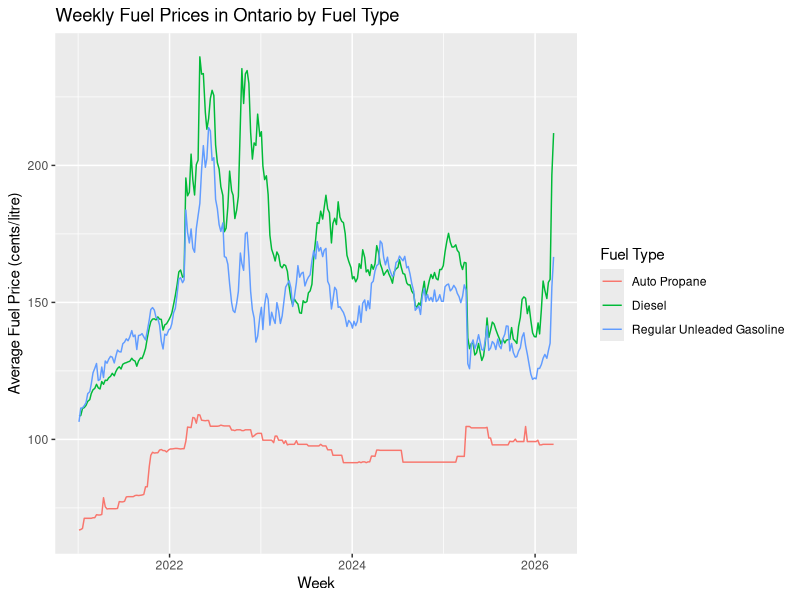
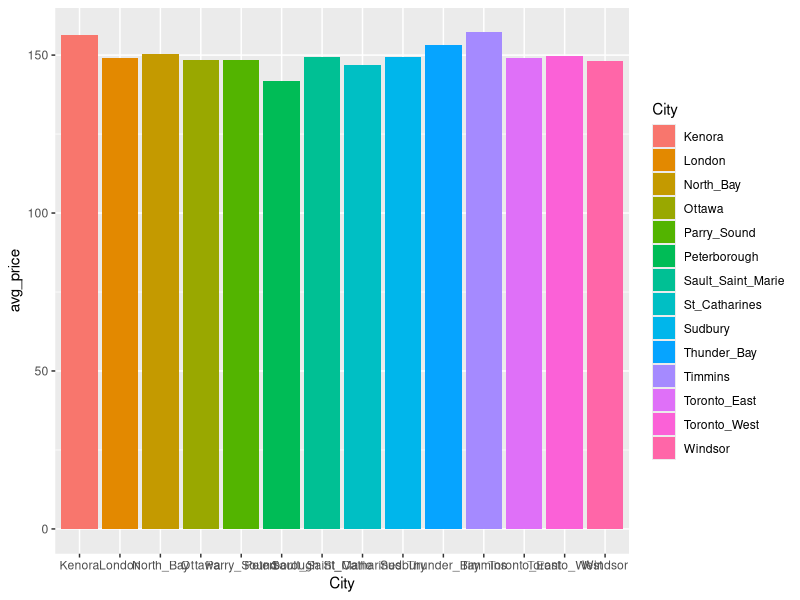
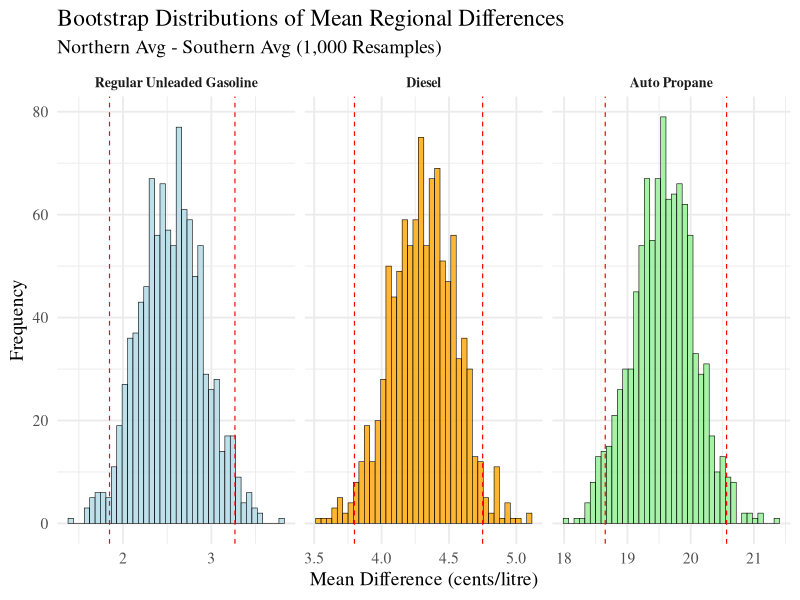

Here is the R script that generated these plots, in order: (Note: this script raises an error after producing the figures.)
## ---- chunk 1
knitr::opts_chunk$set(echo = TRUE)
## ---- chunk 2
library(tidyverse)
library(dplyr)
library(lubridate)
library(knitr)
library(ggplot2)
## ---- chunk 3
raw_data = read.csv("data/fueltypesall.csv")
## ---- chunk 4
d = raw_data %>%
  rename(
    Toronto_West = Toronto.West.Ouest,
    Toronto_East = Toronto.East.Est,
    St_Catharines = St..Catharine.s,
    Sault_Saint_Marie = Sault.Saint.Marie,
    Thunder_Bay = Thunder.Bay,
    North_Bay = North.Bay,
    Parry_Sound = Parry.Sound,
    Ontario_Average = Ontario.Average.Moyenne.provinciale,
    Southern_Ontario_Average = Southern.Average.Moyenne.du.sud.de.l.Ontario,
    Northern_Ontario_Average = Northern.Average.Moyenne.du.nord.de.l.Ontario,
    Fuel_Type = Fuel.Type
  )
## ---- chunk 5
old_cols = names(raw_data)
new_cols = names(d)

names_comparison = data.frame(
  Before = old_cols,
  After = new_cols,
  stringsAsFactors = FALSE 
)

library(knitr)
kable(names_comparison, caption = "Old Column Names vs. New Column Names")
## ---- chunk 6
d = d %>% 
  select(!Type.de.carburant)
## ---- chunk 7
d = d %>%
  mutate(across(where(is.numeric), ~ na_if(., 0)))
## ---- chunk 8
d = d %>%
  mutate(Date = as.Date(Date))
## ---- chunk 9
d = d %>%
  filter(Date >= as.Date("2021-01-01"))
## ---- chunk 10
regular_gas_data = d %>%
  filter(Fuel_Type == "Regular Unleaded Gasoline") %>%
  select(!Fuel_Type)

diesel_data = d %>%
  filter(Fuel_Type == "Diesel") %>%
  select(!Fuel_Type)

auto_propane_data = d %>%
  filter(Fuel_Type == "Auto Propane") %>%
  select(!Fuel_Type)
## ---- chunk 11
glimpse(auto_propane_data)
## ---- chunk 12
regular_gas_data_reg = regular_gas_data %>%
  select(Date, Ottawa, Windsor, London, Peterborough, Sudbury, North_Bay, Parry_Sound, Sault_Saint_Marie, St_Catharines, Thunder_Bay, Toronto_East, Toronto_West, Timmins, Kenora) %>%
  pivot_longer(cols = -Date, names_to = "City", values_to = "Price") %>%
  drop_na() %>%
  mutate(Time_Index = as.numeric(Date - min(Date)))

diesel_data_reg = diesel_data %>%
  select(Date, Ottawa, Windsor, London, Peterborough, Sudbury, North_Bay, Parry_Sound, 
         Sault_Saint_Marie, St_Catharines, Thunder_Bay, Toronto_East, Toronto_West, 
         Timmins, Kenora) %>%
  pivot_longer(cols = -Date, names_to = "City", values_to = "Price") %>%
  drop_na() %>%
  mutate(Time_Index = as.numeric(Date - min(Date)))

auto_propane_data_reg = auto_propane_data %>%
  select(Date, Ottawa, Windsor, London, Thunder_Bay, Toronto_East, Toronto_West, 
         Kenora) %>%
  pivot_longer(cols = -Date, names_to = "City", values_to = "Price") %>%
  drop_na() %>%
  mutate(Time_Index = as.numeric(Date - min(Date)))
## ---- chunk 13
glimpse(auto_propane_data)
## ---- chunk 14
d %>% 
  filter(Fuel_Type %in% c("Regular Unleaded Gasoline", "Diesel", "Auto Propane")) %>%
  ggplot(aes(x = Date, y = Ontario_Average, color = Fuel_Type)) + 
  geom_line() +
  labs(
    title = "Weekly Fuel Prices in Ontario by Fuel Type",
    x = "Week",
    y = "Average Fuel Price (cents/litre)",
    color = "Fuel Type")
## ---- chunk 15
regular_gas_data_reg %>%
  group_by(City) %>%
  summarise(avg_price = mean(Price, na.rm = TRUE)) %>%
  ggplot(aes(x = City, y = avg_price, fill = City)) +
  geom_col()
## ---- chunk 16
# REGULAR GASOLINE
regional_compare_gas = regular_gas_data %>%
  filter(Date >= as.Date("2021-01-01")) %>%
  select(Date, Northern_Ontario_Average, Southern_Ontario_Average) %>%
  drop_na() %>%
  mutate(Reg_Diff = Northern_Ontario_Average - Southern_Ontario_Average)

t_test_gas = t.test(regional_compare_gas$Northern_Ontario_Average, 
                    regional_compare_gas$Southern_Ontario_Average,
                    paired = TRUE)
mean_diff_gas = t_test_gas$estimate
ci_lower_gas = t_test_gas$conf.int[1]
ci_upper_gas = t_test_gas$conf.int[2]
p_val_gas = t_test_gas$p.value

# DIESEL
regional_compare_diesel = diesel_data %>%
  filter(Date >= as.Date("2021-01-01")) %>%
  select(Date, Northern_Ontario_Average, Southern_Ontario_Average) %>%
  drop_na() %>%
  mutate(Reg_Diff = Northern_Ontario_Average - Southern_Ontario_Average)

t_test_diesel = t.test(regional_compare_diesel$Northern_Ontario_Average,
                       regional_compare_diesel$Southern_Ontario_Average,
                       paired = TRUE)
mean_diff_diesel = t_test_diesel$estimate
ci_lower_diesel = t_test_diesel$conf.int[1]
ci_upper_diesel = t_test_diesel$conf.int[2]
p_val_diesel = t_test_diesel$p.value

# AUTO PROPANE
regional_compare_propane = auto_propane_data %>%
  filter(Date >= as.Date("2021-01-01")) %>%
  select(Date, Northern_Ontario_Average, Southern_Ontario_Average) %>%
  drop_na() %>%
  mutate(Reg_Diff = Northern_Ontario_Average - Southern_Ontario_Average)

t_test_propane = t.test(regional_compare_propane$Northern_Ontario_Average,
                        regional_compare_propane$Southern_Ontario_Average,
                        paired = TRUE)
mean_diff_propane = t_test_propane$estimate
ci_lower_propane = t_test_propane$conf.int[1]
ci_upper_propane = t_test_propane$conf.int[2]
p_val_propane = t_test_propane$p.value
## ---- chunk 17
# Create a dataframe to store the results
summary_table = data.frame(
  "Fuel Type" = c(
    "Regular Unleaded Gasoline", 
    "Diesel", 
    "Auto Propane"
  ),
  "Mean Difference (cents/litre)" = c(
    round(mean_diff_gas, 2), 
    round(mean_diff_diesel, 2),
    round(mean_diff_propane, 2)
  ),
  "95% Confidence Interval" = c(
    paste0("(", round(ci_lower_gas, 2), ", ", round(ci_upper_gas, 2), ")"),
    paste0("(", round(ci_lower_diesel, 2), ", ", round(ci_upper_diesel, 2),
           ")"),
    paste0("(", round(ci_lower_propane, 2), ", ", round(ci_upper_propane, 2),
           ")")
  ),
  check.names = FALSE # This prevents R from putting periods in the column names
)

# Use kable to print a perfectly formatted table
kable(summary_table, 
      caption = "Average Price Differences: Northern vs. Southern Ontario",
      align = c("c", "c", "c"))
## ---- chunk 18
# Create a dataframe for the Hypothesis Testing results
ht_table = data.frame(
  "Fuel Type" = c(
    "Regular Unleaded Gasoline", 
    "Diesel", 
    "Auto Propane"
  ),
  "p-value" = c(
    format.pval(p_val_gas, digits = 3, eps = 0.001),
    format.pval(p_val_diesel, digits = 3, eps = 0.001),
    format.pval(p_val_propane, digits = 3, eps = 0.001)
  ),
  check.names = FALSE
)

# Print the table using kable
kable(ht_table, 
      caption = "Paired T-Test Results: Regional Price Differences",
      align = c("l", "c", "c"))
## ---- chunk 19
set.seed(57)  # Set a seed for exact reproducibility
B = 1000      # Number of bootstrap iterations

# Create a custom function using the tidyverse method taught in class
get_boot_ci = function(df) {
  
  # Define the single bootstrap step as taught in lecture
  boot_function = function() {
    # Resample the dataframe 
    boot_data = df %>% slice_sample(n = nrow(df), replace = TRUE)
    
    # Calculate the mean difference
    boot_mean = boot_data %>% summarize(cal.s = mean(Reg_Diff, na.rm = TRUE))
    
    # Extract the value
    return(boot_mean[1,1])
  }
  
  # Replicate the process B times
  boot_means = replicate(B, boot_function())
  
  # Extract the 2.5% and 97.5% percentiles for the 95% CI
  ci = quantile(boot_means, probs = c(0.025, 0.975))
  return(c(lower = ci[1], upper = ci[2]))
}

# Apply the function to all three fuel types using the dataframes we made in 
# Section 5
boot_gas = get_boot_ci(regional_compare_gas)
boot_diesel = get_boot_ci(regional_compare_diesel)
boot_propane = get_boot_ci(regional_compare_propane)
## ---- chunk 20
boot_table = data.frame(
  "Fuel Type" = c("Regular Unleaded Gasoline", "Diesel", "Auto Propane"),
  "Classical 95% CI (T-Test)" = c(
    paste0("(", round(ci_lower_gas, 2), ", ", round(ci_upper_gas, 2), ")"),
    paste0("(", round(ci_lower_diesel, 2), ", ", 
           round(ci_upper_diesel, 2), ")"),
    paste0("(", round(ci_lower_propane, 2), ", ", 
           round(ci_upper_propane, 2), ")")
  ),
  "Bootstrap 95% CI" = c(
    paste0("(", round(boot_gas["lower.2.5%"], 2), ", ",
           round(boot_gas["upper.97.5%"], 2), ")"),
    paste0("(", round(boot_diesel["lower.2.5%"], 2), ", ",
           round(boot_diesel["upper.97.5%"], 2), ")"),
    paste0("(", round(boot_propane["lower.2.5%"], 2), ", ",
           round(boot_propane["upper.97.5%"], 2), ")")
  ),
  check.names = FALSE
)

kable(boot_table, caption = 
        "Comparison of Classical and Bootstrapped 95% Confidence Intervals",
      align = c("l", "c", "c"))
## ---- chunk 21
# 1. Create a function to extract the 1000 raw means for plotting
get_boot_means = function(df) {
  boot_func = function() {
    boot_data = df %>% slice_sample(n = nrow(df), replace = TRUE)
    boot_mean = boot_data %>% summarize(cal.s = mean(Reg_Diff, na.rm = TRUE))
    return(boot_mean[1,1])
  }
  return(replicate(B, boot_func()))
}

# 2. Generate the 1,000 means for the three fuel types
boot_means_gas = get_boot_means(regional_compare_gas)
boot_means_diesel = get_boot_means(regional_compare_diesel)
boot_means_propane = get_boot_means(regional_compare_propane)

# 3. Combine everything into one large dataframe AND set specific order (Levels)
plot_data = data.frame(
  Fuel_Type = factor(
    rep(c("Regular Unleaded Gasoline", "Diesel", "Auto Propane"), each = B),
    levels = c("Regular Unleaded Gasoline", "Diesel", "Auto Propane") 
    # This forces the left-to-right order
  ),
  Means = c(boot_means_gas, boot_means_diesel, boot_means_propane)
)

# 4. Create a dataframe for the Confidence Intervals with the same ordered 
#factor
ci_data = data.frame(
  Fuel_Type = factor(
    c("Regular Unleaded Gasoline", "Diesel", "Auto Propane"),
    levels = c("Regular Unleaded Gasoline", "Diesel", "Auto Propane")
  ),
  Lower = c(boot_gas[1], boot_diesel[1], boot_propane[1]),
  Upper = c(boot_gas[2], boot_diesel[2], boot_propane[2])
)

# 5. Plot using facet_wrap, adding colors and forcing 3 columns (left-to-right)
ggplot(plot_data, aes(x = Means, fill = Fuel_Type)) +
  geom_histogram(bins = 40, color = "black", linewidth = 0.2, alpha = 0.8,
                 show.legend = FALSE) +
  geom_vline(data = ci_data, aes(xintercept = Lower), color = "red",
             linetype = "dashed", linewidth = .4) +
  geom_vline(data = ci_data, aes(xintercept = Upper), color = "red",
             linetype = "dashed", linewidth = .4) +
  scale_fill_manual(values = c(
    "Regular Unleaded Gasoline" = "lightblue", 
    "Diesel" = "orange", 
    "Auto Propane" = "lightgreen"
  )) +
  facet_wrap(~ Fuel_Type, scales = "free_x", ncol = 3) + 
  labs(
    title = "Bootstrap Distributions of Mean Regional Differences",
    subtitle = "Northern Avg - Southern Avg (1,000 Resamples)",
    x = "Mean Difference (cents/litre)", 
    y = "Frequency"
  ) +
  theme_minimal(base_size = 14, base_family = "serif") +
  theme(strip.text = element_text(face = "bold", size = 10))
## ---- chunk 22
# # Visualization on polynomial fitting
# plot_data = regular_gas_data %>%
#   filter(Date >= as.Date("2021-01-01")) %>%
#   mutate(Time_Index = as.numeric(Date - min(Date))) %>%
#   drop_na(Ontario_Average)
# 
# ggplot(plot_data, aes(x = Time_Index, y = Ontario_Average)) + 
#   geom_point() + 
#   geom_smooth(method = "lm", formula = y ~ poly(x, 1), 
#               aes(color = "Deg 1"), se = FALSE, linewidth = 1) + 
#   geom_smooth(method = "lm", formula = y ~ poly(x, 2), 
#               aes(color = "Deg 2"), se = FALSE, linewidth = 1) + 
#   geom_smooth(method = "lm", formula = y ~ poly(x, 3), 
#               aes(color = "Deg 3"), se = FALSE, linewidth = 1) +
#   geom_smooth(method = "lm", formula = y ~ poly(x, 5), 
#               aes(color = "Deg 5"), se = FALSE, linewidth = 1) +
#   labs(
#     title = "Testing Polynomial Fits on Fuel Prices",
#     x = "Week",
#     y = "Ontario Average Fuel Price (cents/litre)",
#     color = "Model Fit"
#   ) +
#   theme_minimal()
## ---- chunk 23

# Data split
regular = regular_gas_data %>% 
  mutate(group_ind = sample(c(1:5), size = nrow(regular_gas_data), replace = TRUE))
diesel = diesel_data %>% 
  mutate(group_ind = sample(c(1:5), size = nrow(regular_gas_data), replace = TRUE))
propane = auto_propane_data %>% 
  mutate(group_ind = sample(c(1:5), size = nrow(auto_propane_data), replace = TRUE))


regular_mse = vector()
diesel_mse = vector()
propane_mse = vector()

for(d in 1:5) {
  mse_fold = vector() 

  for(i in 1:5) {
    
    train_set = regular %>% filter(group_ind != i)
    validation_set = regular %>% filter(group_ind == i)
    
    m_train = lm(Price ~ City + poly(Time_Index, d), data = train_set)
    y_hat = predict(m_train, newdata = validation_set)
    mse_fold[i] = mean((validation_set$Price - y_hat)^2, na.rm = TRUE)
  }
  
  # Take average as final score
  regular_mse[d] = mean(mse_fold)
}


cv_result_regular = data.frame(
  "Polynomial Degree" = c("Degree 1", "Degree 2", "Degree 3", "Degree 4", "Degree 5"),
  "Cross-Validated MSE" = regular_mse,
  check.names = FALSE
)

for(d in 1:5) {
  mse_fold = vector() 

  for(i in 1:5) {
    
    train_set = diesel %>% filter(group_ind != i)
    validation_set = diesel %>% filter(group_ind == i)
    
    m_train = lm(Price ~ City + poly(Time_Index, d), data = train_set)
    y_hat = predict(m_train, newdata = validation_set)
    mse_fold[i] = mean((validation_set$Price - y_hat)^2, na.rm = TRUE)
  }
  
  diesel_mse[d] = mean(mse_fold)
}

cv_result_diesel = data.frame(
  "Polynomial Degree" = c("Degree 1", "Degree 2", "Degree 3", "Degree 4", "Degree 5"),
  "Cross-Validated MSE" = diesel_mse,
  check.names = FALSE
)

for(d in 1:5) {
  mse_fold = vector() 

  for(i in 1:5) {
    # Explicitly defining Train and Validation sets per fold
    train_set = propane %>% filter(group_ind != i)
    validation_set = propane %>% filter(group_ind == i)
    
    m_train = lm(Price ~ City + poly(Time_Index, d), data = train_set)
    y_hat = predict(m_train, newdata = validation_set)
    mse_fold[i] = mean((validation_set$Price - y_hat)^2, na.rm = TRUE)
  }
  
  propane_mse[d] = mean(mse_fold)
}

cv_result_propane = data.frame(
  "Polynomial Degree" = c("Degree 1", "Degree 2", "Degree 3", "Degree 4", "Degree 5"),
  "Cross-Validated MSE" = propane_mse,
  check.names = FALSE
)



kable(cv_result_regular, caption = "Cross-Validation Error (Regular Gas)")
kable(cv_result_diesel, caption = "Cross-Validation Error (Diesel)")
kable(cv_result_propane, caption = "Cross-Validation Error (Auto Propane)")

plot_cv_data = data.frame(
  Degree = rep(1:5, 3),
  MSE = c(regular_mse, diesel_mse, propane_mse),
  Fuel_Type = rep(c("Regular Gas", "Diesel", "Auto Propane"), each = 5)
)

ggplot(plot_cv_data, aes(x = Degree, y = MSE, color = Fuel_Type, group = Fuel_Type)) +
  geom_line(linewidth = 1) +
  geom_point(size = 3) +
  scale_color_manual(values = c("Regular Gas" = "blue", 
                                "Diesel" = "red", 
                                "Auto Propane" = "orange")) +
  labs(
    title = "Cross-Validation Error by Polynomial Degree",
    x = "Polynomial Degree",
    y = "MSE",
    color = "Fuel Type"
  )
## ---- chunk 24
# Final models
regular_fit = lm(Price ~ City + poly(Time_Index, 3), data = regular_gas_data)
diesel_fit = lm(Price ~ City + poly(Time_Index, 3), data = diesel_data)
propane_fit = lm(Price ~ City + poly(Time_Index, 3), data = auto_propane_data)
summary(regular_fit)
summary(diesel_fit)
summary(propane_fit)
